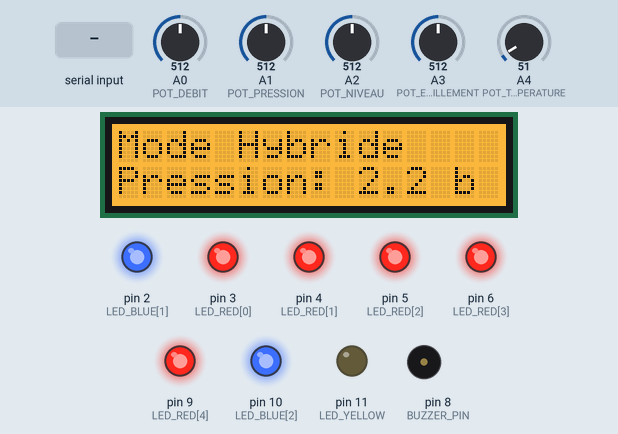
This sketch was run on a simulated Arduino Uno, built with avr-gcc and run on an emulated ATmega328P. Shown: 16×2 character LCD, output pins drawn as LEDs (lit = HIGH), buzzer (waves = sounding, pin HIGH). The test bench sets the inputs (shaded band); at power-on: A3 (POT_ENSOLEILLEMENT) = 512, A0 (POT_DEBIT) = 512, A1 (POT_PRESSION) = 512, A2 (POT_NIVEAU) = 512, A4 (POT_TEMPERATURE) = 51. Pins used as bus, display or sensor lines are not drawn; what the sketch prints to the serial monitor is not drawn.

Above: at 4.2 s.
4.3 s: A3 (POT_ENSOLEILLEMENT) set to 418
At 8.1 s:
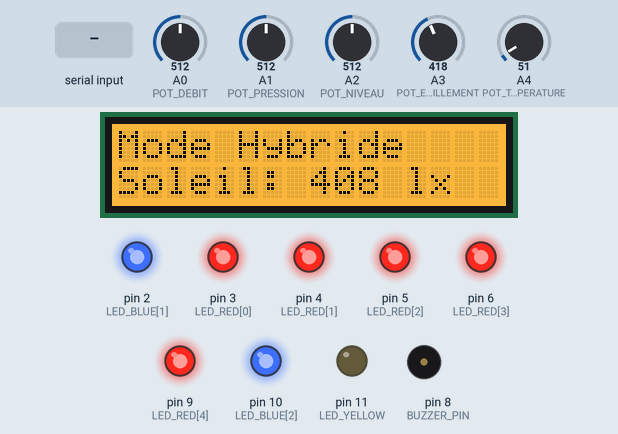
8.4 s: A3 (POT_ENSOLEILLEMENT) set to 401
At 10.9 s:
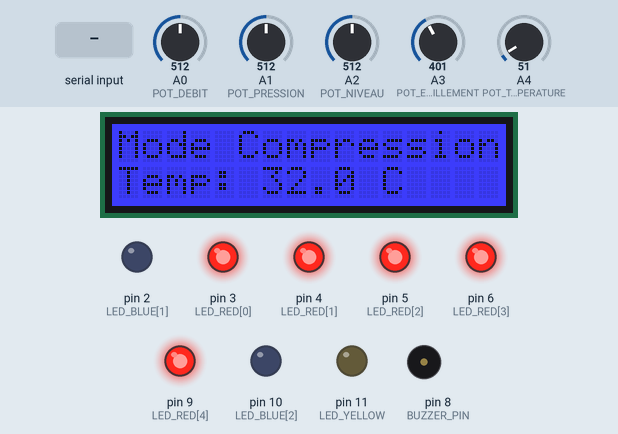
12.5 s: "G" received over Serial
At 14.2 s:
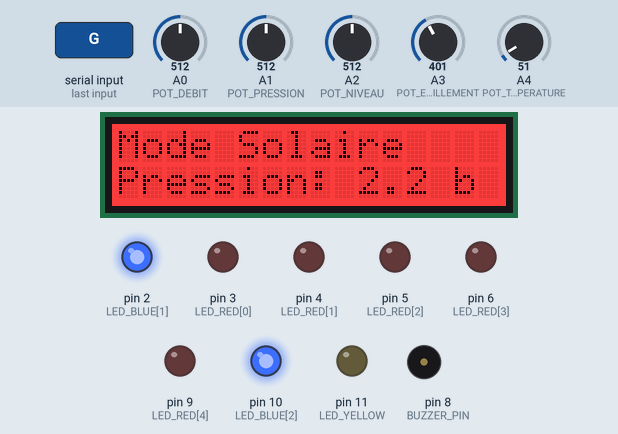
16.6 s: "Hybride" received over Serial
At 20.5 s:
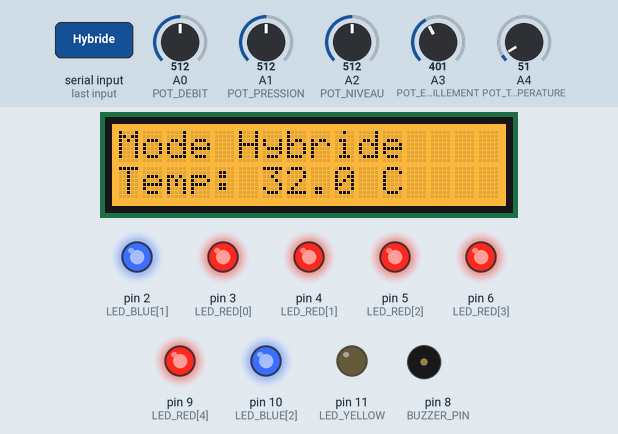
20.7 s: "O" received over Serial
At 24.7 s:
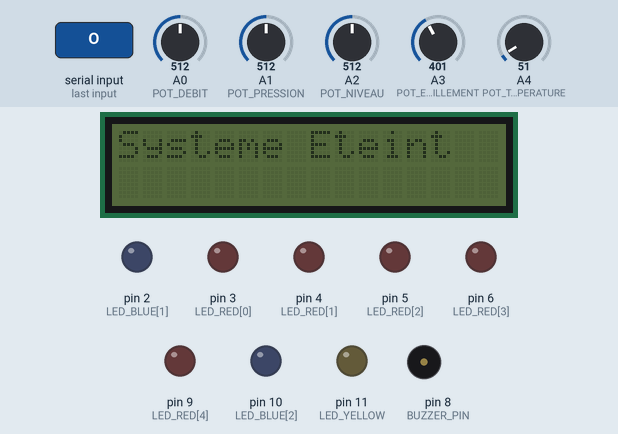
24.8 s: "B" received over Serial
At 27.0 s:
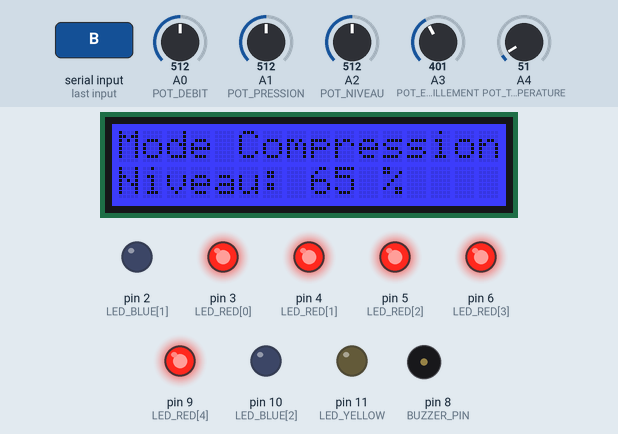
Timing chart, 0 to 28.5 s (numbered marks = the images above; inputs shaded):
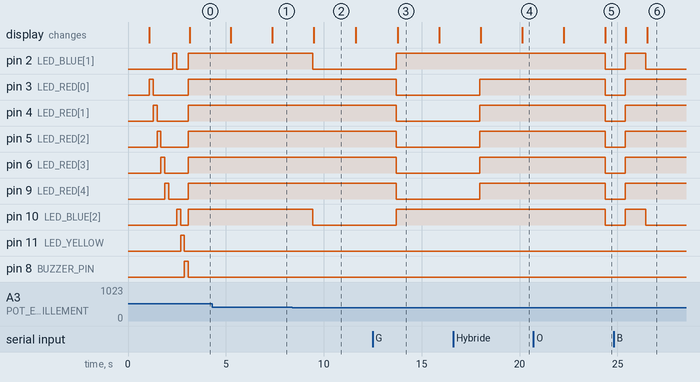

Measured:
- the behaviour switches between 410 and 409 on A3 (POT_ENSOLEILLEMENT) (found by bisection; images 1 and 2)
- after the input at 8.4 s, pin 2 (LED_BLUE[1]), pin 10 (LED_BLUE[2]): HIGH → LOW after 1.0 s; the display: changes after 1.1 s (image 2)
- after the input at 12.5 s, pin 2 (LED_BLUE[1]), pin 10 (LED_BLUE[2]): LOW → HIGH after 1.2 s; pin 3 (LED_RED[0]), pin 4 (LED_RED[1]), pin 5 (LED_RED[2]), pin 6 (LED_RED[3]), pin 9 (LED_RED[4]): HIGH → LOW after 1.2 s; the display: changes after 1.3 s (image 3)
- after the input at 16.6 s, pin 3 (LED_RED[0]), pin 4 (LED_RED[1]), pin 5 (LED_RED[2]), pin 6 (LED_RED[3]), pin 9 (LED_RED[4]): LOW → HIGH after 1.4 s; the display: first changes after 1.4 s (image 4 shows a later state)
- after the input at 20.7 s, pin 2 (LED_BLUE[1]), pin 3 (LED_RED[0]), pin 4 (LED_RED[1]), pin 5 (LED_RED[2]), pin 6 (LED_RED[3]), pin 9 (LED_RED[4]), pin 10 (LED_BLUE[2]): HIGH → LOW after 3.7 s; the display: first differs from a run without the input after 3.7 s (image 5)
- after the input at 24.8 s, the display: first differs from a run without the input after 1.7 s (image 6)
- what the display in image 2 shows lasts 2.1 s, from 9.5 s to 11.6 s

The sketch:

arduino_advanced.ino
```cpp
#include <Wire.h>
#include "rgb_lcd.h"

// LEDs
const int LED_BLUE[] = {1, 2, 10};       // Mode solaire
const int LED_RED[] = {3, 4, 5, 6, 9};   // Mode compression
const int LED_YELLOW = 11;              // Alerte fuite
const int BUZZER_PIN = 8;               // Buzzer

// Potentiomètres
#define POT_DEBIT A0
#define POT_PRESSION A1
#define POT_NIVEAU A2
#define POT_ENSOLEILLEMENT A3
#define POT_TEMPERATURE A4

// LCD
rgb_lcd lcd;

// Variables capteurs
float debit, pression, niveau_eau, ensoleillement, temperature;
String current_mode = "Automatique";
bool leak_detected = false;
bool auto_mode = true;

// Affichage cyclique sur LCD
int display_index = 0;
unsigned long last_update = 0;
const unsigned long display_interval = 2000; // 2 secondes

void setup() {
  lcd.begin(16, 2);
  lcd.setRGB(0, 255, 0);
  lcd.print("Amphi2-Clim-System");
  delay(1000);
  lcd.clear();

  Serial.begin(9600);

  for (int i = 0; i < 5; i++) pinMode(LED_RED[i], OUTPUT);
  for (int i = 0; i < 3; i++) pinMode(LED_BLUE[i], OUTPUT);
  pinMode(LED_YELLOW, OUTPUT);
  pinMode(BUZZER_PIN, OUTPUT);

  // Test LEDs et buzzer
  for (int i = 0; i < 5; i++) {
    digitalWrite(LED_RED[i], HIGH); delay(200); digitalWrite(LED_RED[i], LOW);
  }
  for (int i = 0; i < 3; i++) {
    digitalWrite(LED_BLUE[i], HIGH); delay(200); digitalWrite(LED_BLUE[i], LOW);
  }
  digitalWrite(LED_YELLOW, HIGH); delay(200); digitalWrite(LED_YELLOW, LOW);
  digitalWrite(BUZZER_PIN, HIGH); delay(200); digitalWrite(BUZZER_PIN, LOW);

  Serial.println("ARDUINO_READY");
}

void loop() {
  lireCapteurs();
  logiqueMode();
  updateLEDs();
  sendDataToBackend();
  handleBackendCommands();
  delay(1000);
}

void lireCapteurs() {
  debit = map(analogRead(POT_DEBIT), 0, 1023, 20, 70);
  pression = map(analogRead(POT_PRESSION), 0, 1023, 10, 35) / 10.0;
  niveau_eau = map(analogRead(POT_NIVEAU), 0, 1023, 30, 100);
  ensoleillement = map(analogRead(POT_ENSOLEILLEMENT), 0, 1023, 0, 1000);
  temperature = map(analogRead(POT_TEMPERATURE), 0, 1023, 32, 40);
}

void logiqueMode() {
  if (auto_mode) {
    if (ensoleillement >= 800  && temperature <= 45)
      current_mode = "Solaire";
    else if (ensoleillement >= 400 && temperature <= 45)
      current_mode = "Hybride";
    else
      current_mode = "Compression";
  }

  leak_detected = (pression < 1.5 && niveau_eau < 50 && debit < 30);
}

void updateLEDs() {
  // Éteindre tout
  for (int i = 0; i < 5; i++) digitalWrite(LED_RED[i], LOW);
  for (int i = 0; i < 3; i++) digitalWrite(LED_BLUE[i], LOW);
  digitalWrite(LED_YELLOW, LOW);
  digitalWrite(BUZZER_PIN, LOW);

  lcd.clear();
  lcd.setCursor(0, 0);

  // Fuite en priorité
  if (leak_detected) {
    digitalWrite(LED_YELLOW, HIGH);
    digitalWrite(BUZZER_PIN, HIGH);
    lcd.print("Fuite detectee!");
    lcd.setRGB(255, 255, 0); // Jaune
  } else {
    // Ligne 1 : Mode
    if (current_mode == "Solaire") {
      for (int i = 0; i < 3; i++) digitalWrite(LED_BLUE[i], HIGH);
      lcd.print("Mode Solaire");
      lcd.setRGB(255, 0, 0); // Rouge
    } else if (current_mode == "Compression") {
      for (int i = 0; i < 5; i++) digitalWrite(LED_RED[i], HIGH);
      lcd.print("Mode Compression");
      lcd.setRGB(0, 0, 255); // Bleu
    } else if (current_mode == "Hybride") {
      for (int i = 0; i < 5; i++) digitalWrite(LED_RED[i], HIGH);
      for (int i = 0; i < 3; i++) digitalWrite(LED_BLUE[i], HIGH);
      lcd.print("Mode Hybride");
      lcd.setRGB(255, 165, 0); // Orange
    }

    // Ligne 2 : capteur cyclique
    lcd.setCursor(0, 1);
    if (millis() - last_update > display_interval) {
      display_index = (display_index + 1) % 5;
      last_update = millis();
    }

    switch (display_index) {
      case 0:
        lcd.print("Debit: "); lcd.print(debit, 0); lcd.print(" L/min");
        break;
      case 1:
        lcd.print("Pression: "); lcd.print(pression, 1); lcd.print(" b");
        break;
      case 2:
        lcd.print("Niveau: "); lcd.print(niveau_eau, 0); lcd.print(" %");
        break;
      case 3:
        lcd.print("Soleil: "); lcd.print(ensoleillement, 0); lcd.print(" lx");
        break;
      case 4:
        lcd.print("Temp: "); lcd.print(temperature, 1); lcd.print(" C");
        break;
    }
  }
}

void sendDataToBackend() {
  Serial.print("DEBIT:"); Serial.print(debit, 2);
  Serial.print(",PRESSION:"); Serial.print(pression, 2);
  Serial.print(",NIVEAU:"); Serial.print(niveau_eau, 2);
  Serial.print(",ENSOLEILLEMENT:"); Serial.print(ensoleillement, 2);
  Serial.print(",TEMPERATURE:"); Serial.print(temperature, 2);
  Serial.print(",MODE:"); Serial.println(current_mode);
}

void handleBackendCommands() {
  if (Serial.available() > 0) {
    char command = Serial.read();
    switch (command) {
      case 'G': current_mode = "Solaire"; auto_mode = false; Serial.println("LED:RED"); break;
      case 'B': current_mode = "Compression"; auto_mode = false; Serial.println("LED:BLUE"); break;
      case 'H': current_mode = "Hybride"; auto_mode = false; Serial.println("LED:HYBRID"); break;
      case 'R': leak_detected = true; Serial.println("LED:YELLOW,BUZZER:ON"); break;
      case 'A': auto_mode = true; Serial.println("LED:AUTO"); break;
      case 'O':
        for (int i = 0; i < 5; i++) digitalWrite(LED_RED[i], LOW);
        for (int i = 0; i < 3; i++) digitalWrite(LED_BLUE[i], LOW);
        digitalWrite(LED_YELLOW, LOW);
        digitalWrite(BUZZER_PIN, LOW);
        lcd.clear(); lcd.print("Systeme Eteint");
        lcd.setRGB(0, 0, 0);
        Serial.println("LED:OFF,BUZZER:OFF");
        break;
    }
  }
}
```
